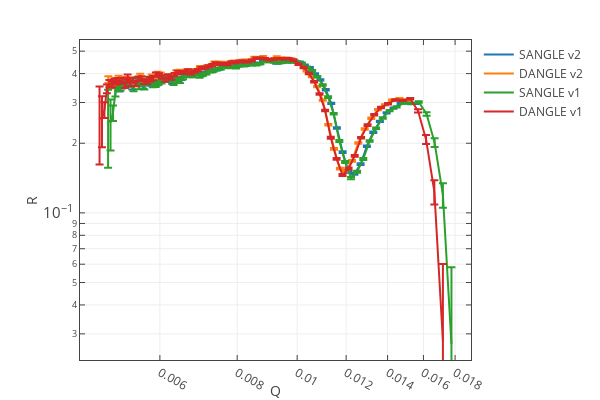

Here is the notebook cell this chart was saved with:
### Markdown cell above
## Comparisons between reflectivity calculations using SANGLE or DANGLE

### Code cell
sangle_v2_path = '/SNS/users/m2d/git/reflectivity_ui/test/comparison/v2/REF_M_30806_Specular_Off_Off_SANGLE.dat'
dangle_v2_path = '/SNS/users/m2d/git/reflectivity_ui/test/comparison/v2/REF_M_30806_Specular_Off_Off_DANGLE.dat'
sangle_v2 = np.loadtxt(sangle_v2_path).T
dangle_v2 = np.loadtxt(dangle_v2_path).T
sangle_v1_path = '/SNS/users/m2d/git/reflectivity_ui/test/comparison/v1/REF_M_30806_Specular_Off_Off_SANGLE.dat'
dangle_v1_path = '/SNS/users/m2d/git/reflectivity_ui/test/comparison/v1/REF_M_30806_Specular_Off_Off_DANGLE.dat'
sangle_v1 = np.loadtxt(sangle_v1_path).T
dangle_v1 = np.loadtxt(dangle_v1_path).T

plot1d([[sangle_v2[0], sangle_v2[1], sangle_v2[2]],
        [dangle_v2[0], dangle_v2[1], dangle_v2[2]],
        [sangle_v1[0], sangle_v1[1], sangle_v1[2]],
        [dangle_v1[0], dangle_v1[1], dangle_v1[2]]
       ],
       data_names=['SANGLE v2', 'DANGLE v2','SANGLE v1', 'DANGLE v1'],
      y_log=True, x_log=True, x_title='Q', y_title='R')
